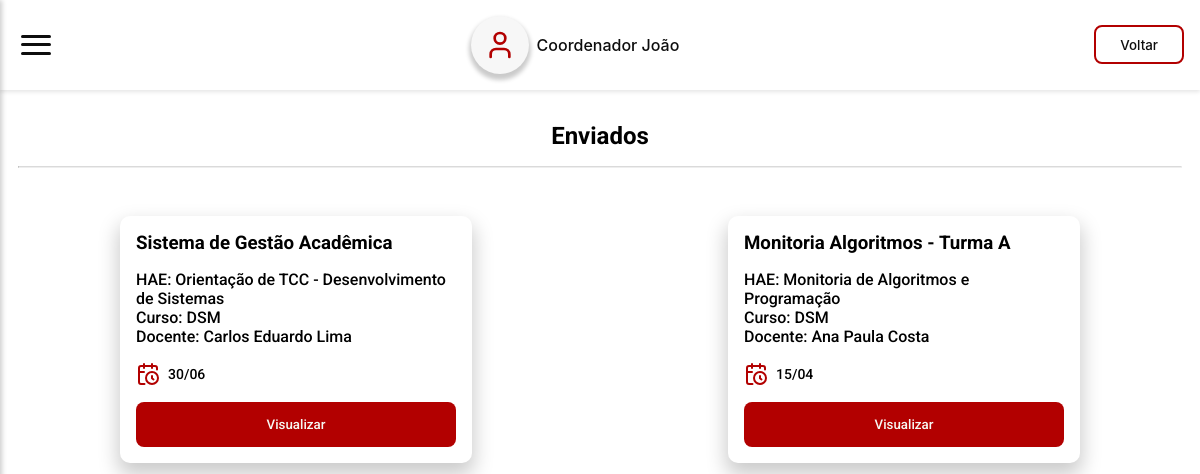
Page /pages/admin/relatorios.admin.php (signed in) on the committed database.
### tables this page shows
CREATE TABLE `tb_relatorio` (
  `id_relatorio` int NOT NULL,
  `id_projeto` int DEFAULT NULL,
  `data_entrega` datetime DEFAULT NULL,
  `pdf_url` text,
  `id_feedback` int DEFAULT NULL,
  `descricoes` json DEFAULT NULL,
  `pdf_nome` varchar(100) DEFAULT NULL,
  `pdf_original_nome` varchar(100) DEFAULT NULL
);

CREATE TABLE `tb_projeto` (
  `id_projeto` int NOT NULL,
  `data_inicio` date NOT NULL,
  `data_final` date NOT NULL,
  `titulo` varchar(40) NOT NULL,
  `id_hae` int DEFAULT NULL,
  `descricoes` json DEFAULT NULL,
  `dias_exec` json DEFAULT NULL
);

CREATE TABLE `tb_hae` (
  `id_hae` int NOT NULL,
  `titulo` varchar(60) NOT NULL,
  `tip_hae` varchar(30) NOT NULL,
  `quant_hae` int NOT NULL,
  `descricao` varchar(500) NOT NULL,
  `data_inicio` date NOT NULL,
  `data_final` date NOT NULL
);

CREATE TABLE `tb_docente` (
  `id_docente` int NOT NULL,
  `nome` varchar(60) NOT NULL,
  `RG` varchar(12) NOT NULL,
  `email` varchar(100) NOT NULL,
  `matricula` int NOT NULL,
  `turno` varchar(8) NOT NULL,
  `senha` varchar(25) NOT NULL,
  `cargo` enum('Professor','Coordenador','Secretaria','Diretor') NOT NULL,
  `outras_fatecs` int DEFAULT NULL,
  `curso` varchar(4) DEFAULT NULL
);

### server/model/Relatorio.php (called while the page is built, shortened)
<?php
include_once __DIR__ . "/Database.php";
class Relatorio
{
    public Database $db;
    public function __construct($id_relatorio = null, $id_projeto = null, $data_entrega = '', $pdf_url = '', $pdf_nome = '')
    {
        $this->db = new Database();
        $this->db->connect_to();
    }
    public function adminGetAllRelatorios($cargo, $curso)
    {
        if ($cargo === "Coordenador") {
            $query = "SELECT r.*, p.titulo as projetoTitulo, h.titulo as haeTitulo, h.tip_hae,
                             i.id_inscricao, d.nome as docenteNome, d.email as docenteEmail
                      FROM tb_relatorio r
                      JOIN tb_projeto p ON r.id_projeto = p.id_projeto
                      JOIN tb_inscricao i ON i.id_projeto = p.id_projeto
                      JOIN tb_hae h ON i.id_hae = h.id_hae
                      JOIN tb_docente d ON i.id_docente = d.id_docente
                      WHERE h.tip_hae = :curso
                      ORDER BY r.data_entrega DESC";
            $stmt = $this->db->get_PDO()->prepare($query);
            $stmt->bindParam(':curso', $curso);
            $stmt->execute();
        }
        $result = $stmt->fetchAll(PDO::FETCH_ASSOC);
        return $result ?: [];
    }
}

### server/model/Database.php (called while the page is built, shortened)
<?php
class Database
{
    private string $host = 'localhost';
    private string $db   = 'pi_fatec';
    private string $user = 'root';
    private string $pass = '';
    private string $charset = 'utf8mb4';
    private PDO | null $pdo = null;
    public function connect_to()
    {
        $dsn = "mysql:host={$this->host};dbname={$this->db};charset={$this->charset}";
        try {
            $this->pdo = new PDO($dsn, $this->user, $this->pass);
            $this->pdo->setAttribute(PDO::ATTR_ERRMODE, PDO::ERRMODE_EXCEPTION);
        } catch (PDOException $e) {
            echo "❌ Connection failed: " . $e->getMessage();
        }
    }
    public function is_connected()
    {
        return isset($this->pdo);
    }
    public function get_PDO(): PDO | null
    {
        return $this->is_connected() ? $this->pdo : null;
    }
}

### pages/admin/relatorios.admin.php (the view, shortened to what this page needs)
<?php
require_once __DIR__ . "/../../server/model/Relatorio.php";
$relatorio = new Relatorio();
?>
<!DOCTYPE html>
<html lang="pt-br">
<head>
  <link rel="stylesheet" href="../../styles/global.css" />
  <link rel="stylesheet" href="../../styles/components.css" />
  <link rel="stylesheet" href="../../styles/relatorios.css" />
</head>
<body>
  <header-fatec
    data-button-title="Voltar"
    data-button-href="./painel.admin.php"></header-fatec>
  <section>
    <h2>Enviados</h2>
    <hr />
    <main><?php
          $relatorios = $relatorio->adminGetAllRelatorios($_SESSION["user"]["cargo"], $_SESSION["user"]["curso"]);
          if (empty($relatorios)) {
            echo '<p class="no-relatorio">Nenhum relatório enviado.</p>';
          } else {
            foreach ($relatorios as $rel) {
              echo '
              <div class="card-container">
                <div class="card-primary card-rel">
                  <span class="card-rel-title">
                    <h3 class="">' . htmlspecialchars($rel['projetoTitulo']) . '</h3>
                  </span>
                  <span class="card-rel-info">
                    <p>HAE: ' . htmlspecialchars($rel['haeTitulo']) . '</p>
                    <p>Curso: ' . htmlspecialchars($rel['tip_hae']) . '</p>
                    <p>Docente: ' . htmlspecialchars($rel['docenteNome']) . '</p>
                  </span>
                  <span class="card-rel-date">
                    <img src="../../public/icons/calendar-clock.svg" alt="calendario" />
                    <p>' . date("d/m", strtotime($rel['data_entrega'])) . '</p>
                  </span>
                  <a href="./preview/relatorio.admin.php?id=' . $rel['id_inscricao'] . '">
                    <button
                      class="button-primary"
                      style="
                        --button-color: var(--fatec-red-500);
                        --button-color-hover: var(--fatec-red-400);
                      "
                    >
                      Visualizar
                    </button>
                  </a>
                </div>
              </div>';
            }
          }
          ?></main>
  </section>
</body>
</html>

### styles/global.css (style rules this page uses)
:root { --fatec-red-400: #d32719; --fatec-red-500: #b20000; --fatec-red-700: #7e0000; --fatec-white-500: #f7f7f2; --fatec-dark-500: #0d0d0d; --fatec-gray-500: #666666; --fatec-gray-300: #dadada; --fatec-blue-500: #005c6d; --fatec-blue-700: #004854; --fatec-lightblue-500: #00c1cf; --fatec-lightblue-600: #00d8e8; --sm: 640px; --md: 768px; --lg: 1024px; --xl: 1280px; --2xl: 1536px; --text-xs-font-size: 0.75rem; --text-sm-font-size: 0.875rem; --text-base-font-size: 1rem; --text-lg-font-size: 1.125rem; --text-xl-font-size: 1.25rem; --text-2xl-font-size: 1.5rem; --text-xs-line-height: 1rem; --text-sm-line-height: 1.25rem; --text-base-line-height: 1.5rem; --text-lg-line-height: 1.75rem; --text-xl-line-height: 1.75rem; }
*::before, *::after { box-sizing: border-box; }
* { padding: 0; margin: 0; box-sizing: border-box; }
body { -webkit-font-smoothing: antialiased; -moz-osx-font-smoothing: grayscale; text-rendering: optimizeLegibility !important; }
a { text-decoration: none; }

### styles/components.css (style rules this page uses)
.button-primary { background: var(--button-color); color: var(--fatec-white-500); padding: 0.95rem 1.5rem; border: 0; border-radius: 8px; font-family: "Roboto", sans-serif; font-weight: 500; cursor: pointer; transition: background ease 400ms; }
.card-primary { display: flex; flex-direction: column; box-shadow: 0 10px 20px 2px #00000035; border-radius: 10px; padding: 1rem; font-family: "Roboto", sans-serif; }

### styles/relatorios.css (style rules this page uses)
section { padding: 1rem 0; }
section .card-container { display: flex; flex-direction: column; align-items: center; gap: 1rem; padding: 2rem; }
hr { width: 97%; border-top: 1px solid #dadada; border-radius: 5px; margin: 0 auto; }
section h2 { font-family: "Roboto", sans-serif; text-align: center; margin: 1rem; }
.card-rel { width: 22rem; gap: 1rem; margin: 1rem 0; }
.card-rel-title { display: inherit; flex-direction: column; gap: 0.2rem; }
.card-rel-info { font-weight: 500; }
.card-rel-date { display: flex; align-items: center; gap: 0.5rem; font-size: var(--text-sm-font-size); font-weight: 500; }
.card-rel button { width: 100%; }

### pages/admin/relatorios.admin.php (style rules this page uses)
main { display: grid; grid-template-columns: repeat(auto-fit, minmax(440px, 1fr)); justify-items: center; gap: 1rem; }

### rows in the picture
tb_relatorio: id_projeto.titulo "Sistema de Gestão Acadêmica", tb_hae.titulo "Orientação de TCC - Desenvolvimento de Sistemas", tb_hae.tip_hae "DSM", tb_docente.nome "Carlos Eduardo Lima", data_entrega "30/06"
tb_relatorio: id_projeto.titulo "Monitoria Algoritmos - Turma A", tb_hae.titulo "Monitoria de Algoritmos e Programação", tb_hae.tip_hae "DSM", tb_docente.nome "Ana Paula Costa", data_entrega "15/04"
